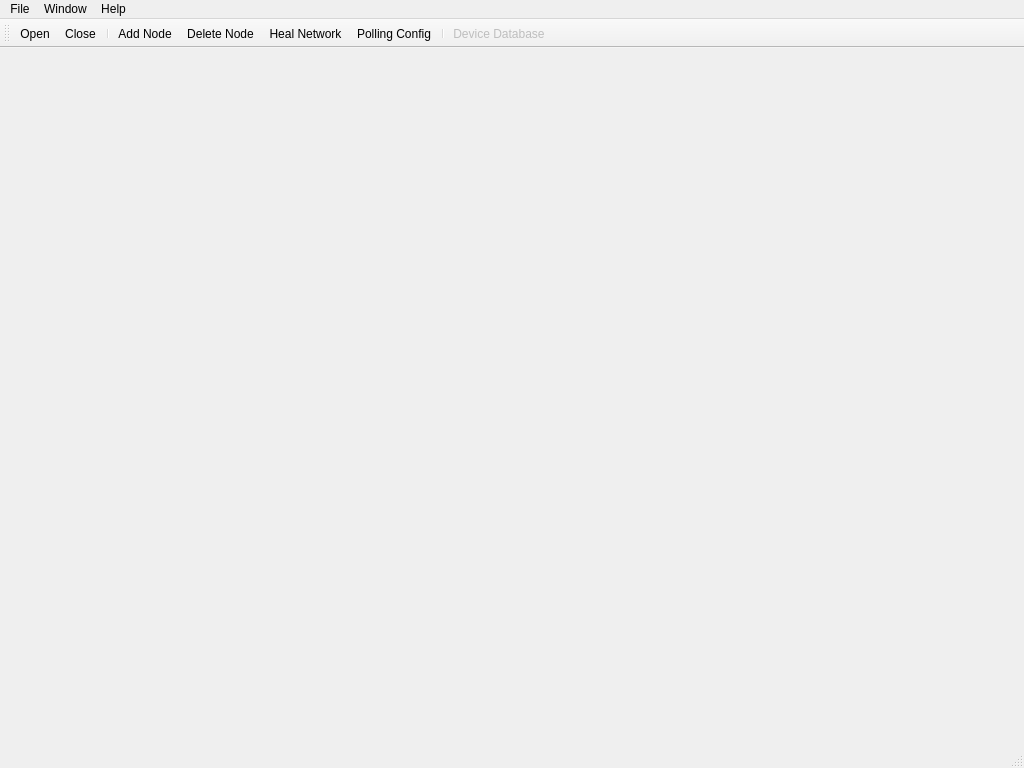
<?xml version="1.0" encoding="UTF-8"?>
<ui version="4.0">
 <class>MainWindow</class>
 <widget class="QMainWindow" name="MainWindow">
  <property name="geometry">
   <rect>
    <x>0</x>
    <y>0</y>
    <width>1024</width>
    <height>768</height>
   </rect>
  </property>
  <property name="minimumSize">
   <size>
    <width>1024</width>
    <height>768</height>
   </size>
  </property>
  <property name="windowTitle">
   <string>MainWindow</string>
  </property>
  <widget class="QWidget" name="centralWidget">
   <property name="sizePolicy">
    <sizepolicy hsizetype="Expanding" vsizetype="Expanding">
     <horstretch>0</horstretch>
     <verstretch>0</verstretch>
    </sizepolicy>
   </property>
   <layout class="QVBoxLayout" name="verticalLayout"/>
  </widget>
  <widget class="QMenuBar" name="menuBar">
   <property name="geometry">
    <rect>
     <x>0</x>
     <y>0</y>
     <width>1024</width>
     <height>22</height>
    </rect>
   </property>
   <widget class="QMenu" name="menuFile">
    <property name="title">
     <string>File</string>
    </property>
    <addaction name="separator"/>
    <addaction name="actionDevice_Database"/>
    <addaction name="action_Preferences"/>
    <addaction name="separator"/>
    <addaction name="actionE_xit"/>
   </widget>
   <widget class="QMenu" name="menuWindow">
    <property name="title">
     <string>Window</string>
    </property>
    <addaction name="separator"/>
    <addaction name="action_Driver_Statistics"/>
    <addaction name="separator"/>
   </widget>
   <widget class="QMenu" name="menuHelp">
    <property name="title">
     <string>Help</string>
    </property>
    <addaction name="actionAbout"/>
   </widget>
   <addaction name="menuFile"/>
   <addaction name="menuWindow"/>
   <addaction name="menuHelp"/>
  </widget>
  <widget class="QToolBar" name="mainToolBar">
   <attribute name="toolBarArea">
    <enum>TopToolBarArea</enum>
   </attribute>
   <attribute name="toolBarBreak">
    <bool>false</bool>
   </attribute>
   <addaction name="actionOpen"/>
   <addaction name="action_Close"/>
   <addaction name="separator"/>
   <addaction name="action_AddNode"/>
   <addaction name="action_Delete_Node"/>
   <addaction name="action_Heal_Network"/>
   <addaction name="action_Polling_Config"/>
   <addaction name="separator"/>
   <addaction name="actionDevice_Database"/>
  </widget>
  <widget class="QStatusBar" name="statusBar"/>
  <action name="action_Preferences">
   <property name="text">
    <string>&amp;Preferences</string>
   </property>
   <property name="toolTip">
    <string>Preferences</string>
   </property>
  </action>
  <action name="actionE_xit">
   <property name="text">
    <string>E&amp;xit</string>
   </property>
  </action>
  <action name="action_Driver_Statistics">
   <property name="text">
    <string>&amp;Driver Statistics</string>
   </property>
  </action>
  <action name="actionDevice_Database">
   <property name="enabled">
    <bool>false</bool>
   </property>
   <property name="text">
    <string>&amp;Device Database</string>
   </property>
  </action>
  <action name="actionOpen">
   <property name="text">
    <string>&amp;Open</string>
   </property>
   <property name="toolTip">
    <string>Open</string>
   </property>
  </action>
  <action name="action_Close">
   <property name="text">
    <string>&amp;Close</string>
   </property>
   <property name="toolTip">
    <string>Close Local or Remote Connection</string>
   </property>
  </action>
  <action name="actionAbout">
   <property name="text">
    <string>About</string>
   </property>
  </action>
  <action name="action_AddNode">
   <property name="text">
    <string>&amp;Add Node</string>
   </property>
  </action>
  <action name="action_Delete_Node">
   <property name="text">
    <string>&amp;Delete Node</string>
   </property>
  </action>
  <action name="action_Heal_Network">
   <property name="text">
    <string>&amp;Heal Network</string>
   </property>
  </action>
  <action name="action_Polling_Config">
   <property name="text">
    <string>Polling Config</string>
   </property>
  </action>
 </widget>
 <layoutdefault spacing="6" margin="11"/>
 <resources/>
 <connections>
  <connection>
   <sender>actionE_xit</sender>
   <signal>triggered()</signal>
   <receiver>MainWindow</receiver>
   <slot>close()</slot>
   <hints>
    <hint type="sourcelabel">
     <x>-1</x>
     <y>-1</y>
    </hint>
    <hint type="destinationlabel">
     <x>199</x>
     <y>149</y>
    </hint>
   </hints>
  </connection>
 </connections>
</ui>
